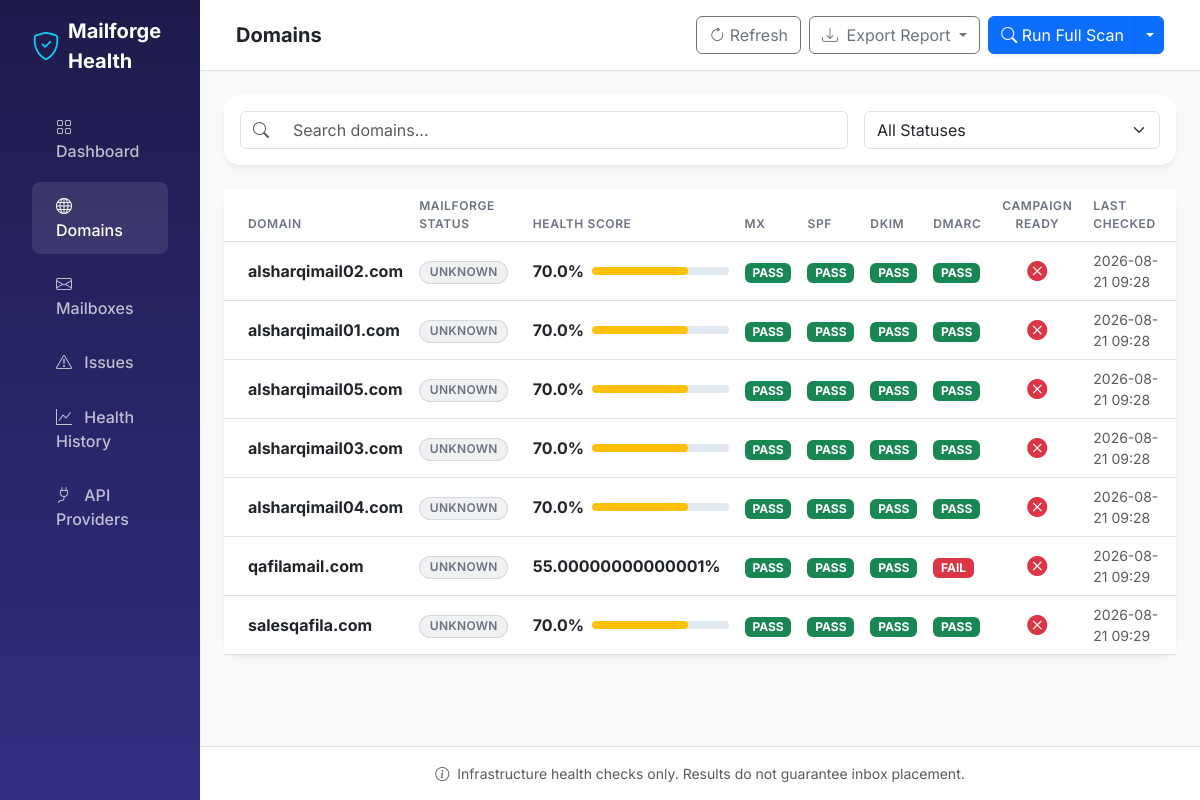
The app's page /domains/ with its own data.
### database/models.py (models this page shows)
class Domain(Base):
    __tablename__ = "domains"
    id = Column(Integer, primary_key=True, index=True)
    mailforge_id = Column(String, unique=True, index=True, nullable=True)
    name = Column(String, unique=True, index=True)
    status = Column(String)  # PASS, WARN, FAIL, UNKNOWN
    mailforge_status = Column(String)
    health_score = Column(Float, default=0.0)
    campaign_ready = Column(Boolean, default=False)
    registrar = Column(String, nullable=True)
    expiration = Column(DateTime, nullable=True)
    last_checked = Column(DateTime, default=datetime.utcnow)
    mailboxes = relationship("Mailbox", back_populates="domain")
    checks = relationship("DomainCheck", back_populates="domain")
    issues = relationship("Issue", back_populates="domain")

### routes/domains.py (the view)
@router.get("/")
def list_domains(request: Request, db: Session = Depends(get_db)):
    domains = db.query(Domain).all()
    return templates.TemplateResponse("domains.html", {
        "request": request,
        "domains": domains,
        "active_page": "domains"
    })

### templates/domains.html (shortened to what this page needs)
{% extends "base.html" %}
{% block page_title %}Domains{% endblock %}
{% block content %}
<div class="card mb-4">
    <div class="card-body">
        <div class="row g-3">
            <div class="col-md-8">
                <div class="input-group">
                    <span class="input-group-text bg-white"><i class="bi bi-search text-muted"></i></span>
                    <input type="text" class="form-control table-search border-start-0" data-target="#domainsTable" placeholder="Search domains...">
                </div>
            </div>
            <div class="col-md-4">
                <select class="form-select" id="statusFilter">
                    <option value="">All Statuses</option>
                </select>
            </div>
        </div>
    </div>
</div>
<div class="card">
    <div class="card-body p-0">
        <div class="table-responsive">
            <table class="table table-hover mb-0" id="domainsTable">
                <thead class="bg-light">
                    <tr>
                        <th class="ps-4">Domain</th>
                        <th>Mailforge Status</th>
                        <th>Health Score</th>
                        <th>MX</th>
                        <th>SPF</th>
                        <th>DKIM</th>
                        <th>DMARC</th>
                        <th class="text-center">Campaign Ready</th>
                        <th>Last Checked</th>
                    </tr>
                </thead>
                <tbody>
                    {% for d in domains %}
                    <tr>
                        <td class="ps-4">
                            <a href="/domains/{{ d.id }}" class="fw-bold text-dark">{{ d.name }}</a>
                        </td>
                        <td>
                            <span class="badge badge-pill badge-{{ d.mailforge_status|lower }}">{{ d.mailforge_status }}</span>
                        </td>
                        <td style="min-width: 140px;">
                            <div class="d-flex align-items-center">
                                <span class="me-2 fw-bold text-dark">{{ d.health_score }}%</span>
                                <div class="progress w-100">
                                    <div class="progress-bar {% if d.health_score >= 90 %}bg-success{% elif d.health_score >= 70 %}bg-warning{% else %}bg-danger{% endif %}" style="width: {{ d.health_score }}%"></div>
                                </div>
                            </div>
                        </td>
                        {% set check = d.checks[-1] if d.checks else None %}
                        {% if check %}
                            <td>
                                {% if check.mx_health == 'PASS' %}<span class="badge bg-success">PASS</span>
                                {% elif check.mx_health == 'WARN' %}<span class="badge bg-warning text-dark">WARN</span>
                                {% elif check.mx_health == 'FAIL' %}<span class="badge bg-danger">FAIL</span>
                                {% else %}<span class="badge bg-secondary">{{ check.mx_health or 'N/A' }}</span>{% endif %}
                            </td>
                            <td>
                                {% if check.spf_status == 'PASS' %}<span class="badge bg-success">PASS</span>
                                {% elif check.spf_status == 'WARN' %}<span class="badge bg-warning text-dark">WARN</span>
                                {% elif check.spf_status == 'FAIL' %}<span class="badge bg-danger">FAIL</span>
                                {% else %}<span class="badge bg-secondary">{{ check.spf_status or 'N/A' }}</span>{% endif %}
                            </td>
                            <td>
                                {% if check.dkim_status == 'PASS' %}<span class="badge bg-success">PASS</span>
                                {% elif check.dkim_status == 'WARN' %}<span class="badge bg-warning text-dark">WARN</span>
                                {% elif check.dkim_status == 'FAIL' %}<span class="badge bg-danger">FAIL</span>
                                {% elif check.dkim_status == 'UNKNOWN' %}<span class="badge bg-secondary">UNKNOWN</span>
                                {% else %}<span class="badge bg-secondary">{{ check.dkim_status or 'N/A' }}</span>{% endif %}
                            </td>
                            <td>
                                {% if check.dmarc_status == 'PASS' %}<span class="badge bg-success">PASS</span>
                                {% elif check.dmarc_status == 'WARN' %}<span class="badge bg-warning text-dark">WARN</span>
                                {% elif check.dmarc_status == 'FAIL' %}<span class="badge bg-danger">FAIL</span>
                                {% else %}<span class="badge bg-secondary">{{ check.dmarc_status or 'N/A' }}</span>{% endif %}
                            </td>
                        {% else %}
                            <td class="text-muted">-</td>
                            <td class="text-muted">-</td>
                            <td class="text-muted">-</td>
                            <td class="text-muted">-</td>
                        {% endif %}
                        <td class="text-center">
                            {% if d.campaign_ready %}
                            <i class="bi bi-check-circle-fill text-success fs-5"></i>
                            {% else %}
                            <i class="bi bi-x-circle-fill text-danger fs-5"></i>
                            {% endif %}
                        </td>
                        <td class="text-muted small">{{ d.last_checked.strftime('%Y-%m-%d %H:%M') if d.last_checked else 'Never' }}</td>
                    </tr>
                    {% endfor %}
                </tbody>
            </table>
        </div>
    </div>
</div>
{% endblock %}

### templates/base.html (shortened to what this page needs)
<!DOCTYPE html>
<html lang="en">
<head>
    <link href="https://cdn.jsdelivr.net/npm/bootstrap@5.3.2/dist/css/bootstrap.min.css" rel="stylesheet">
    <link rel="stylesheet" href="https://cdn.jsdelivr.net/npm/bootstrap-icons@1.11.1/font/bootstrap-icons.css">
    <link rel="stylesheet" href="/static/css/style.css">
</head>
<body>
    <div class="container-fluid p-0">
        <div class="row g-0">
            <div class="col-md-2 sidebar p-3 d-flex flex-column">
                <div class="d-flex align-items-center mb-4 text-white text-decoration-none px-3">
                    <i class="bi bi-shield-check fs-3 me-2 text-info"></i>
                    <span class="fs-5 fw-bold">Mailforge Health</span>
                </div>
                <ul class="nav nav-pills flex-column mb-auto">
                    <li class="nav-item">
                        <a href="/dashboard" class="nav-link {% if active_page == 'dashboard' %}active{% endif %}">
                            <i class="bi bi-grid"></i> Dashboard
                        </a>
                    </li>
                    <li class="nav-item">
                        <a href="/domains" class="nav-link {% if active_page == 'domains' %}active{% endif %}">
                            <i class="bi bi-globe"></i> Domains
                        </a>
                    </li>
                    <li class="nav-item">
                        <a href="/mailboxes" class="nav-link {% if active_page == 'mailboxes' %}active{% endif %}">
                            <i class="bi bi-envelope"></i> Mailboxes
                        </a>
                    </li>
                    <li class="nav-item">
                        <a href="/issues" class="nav-link {% if active_page == 'issues' %}active{% endif %}">
                            <i class="bi bi-exclamation-triangle"></i> Issues
                        </a>
                    </li>
                    <li class="nav-item">
                        <a href="/history" class="nav-link {% if active_page == 'history' %}active{% endif %}">
                            <i class="bi bi-graph-up"></i> Health History
                        </a>
                    </li>
                    <li class="nav-item">
                        <a href="/api-providers" class="nav-link {% if active_page == 'providers' %}active{% endif %}">
                            <i class="bi bi-plug"></i> API Providers
                        </a>
                    </li>
                </ul>
            </div>
            <div class="col-md-10 d-flex flex-column" style="min-height: 100vh;">
                <nav class="navbar navbar-expand-lg navbar-light bg-white border-bottom px-4 py-3">
                    <div class="container-fluid">
                        <span class="navbar-brand mb-0 h1 fw-bold text-dark">{% block page_title %}Dashboard{% endblock %}</span>
                        <div class="d-flex">
                            <button class="btn btn-outline-secondary me-2" onclick="window.location.reload()">
                                <i class="bi bi-arrow-clockwise"></i> Refresh
                            </button>
                            <div class="dropdown me-2">
                                <button class="btn btn-outline-secondary dropdown-toggle" type="button" data-bs-toggle="dropdown" aria-expanded="false">
                                    <i class="bi bi-download me-1"></i> Export Report
                                </button>
                            </div>
                            <div class="btn-group">
                                <button class="btn btn-primary shadow-sm" onclick="runFullScan()">
                                    <i class="bi bi-search"></i> Run Full Scan
                                </button>
                                <button type="button" class="btn btn-primary dropdown-toggle dropdown-toggle-split shadow-sm" data-bs-toggle="dropdown" aria-expanded="false">
                                </button>
                            </div>
                        </div>
                    </div>
                </nav>
                <main class="flex-grow-1 p-4 bg-light">
                    {% block content %}{% endblock %}
                </main>
                <footer class="bg-white border-top p-3 text-center text-muted small">
                    <p class="mb-0"><i class="bi bi-info-circle me-1"></i> Infrastructure health checks only. Results do not guarantee inbox placement.</p>
                </footer>
            </div>
        </div>
    </div>
</body>
</html>

### static/css/style.css (style rules this page uses)
:root { --primary: #4f46e5; --success: #10b981; --warning: #f59e0b; --danger: #ef4444; --info: #3b82f6; --dark: #111827; --light: #f3f4f6; --gray: #6b7280; --sidebar-bg-start: #1e1b4b; --sidebar-bg-end: #312e81; }
body { font-family: 'Inter', sans-serif; background-color: #f8fafc; color: #334155; overflow-x: hidden; }
.sidebar { background: linear-gradient(180deg, var(--sidebar-bg-start) 0%, var(--sidebar-bg-end) 100%); min-height: 100vh; box-shadow: 4px 0 10px rgba(0, 0, 0, 0.1); color: white; }
.sidebar .nav-link { color: rgba(255, 255, 255, 0.7); font-weight: 500; padding: 0.75rem 1.5rem; transition: all 0.2s ease; border-radius: 0.5rem; margin: 0.2rem 1rem; }
.sidebar .nav-link:hover, .sidebar .nav-link.active { color: white; background: rgba(255, 255, 255, 0.1); }
.sidebar .nav-link i { margin-right: 0.5rem; }
.card { border: none; border-radius: 1rem; box-shadow: 0 4px 6px -1px rgba(0, 0, 0, 0.05), 0 2px 4px -1px rgba(0, 0, 0, 0.03); transition: transform 0.2s ease, box-shadow 0.2s ease; margin-bottom: 1.5rem; }
.badge-pill { padding: 0.35em 0.8em; border-radius: 50rem; font-weight: 600; letter-spacing: 0.025em; font-size: 0.75rem; text-transform: uppercase; }
.badge-unknown, .badge-missing { background-color: rgba(107, 114, 128, 0.1); color: var(--gray); border: 1px solid rgba(107, 114, 128, 0.2); }
.progress { height: 0.5rem; border-radius: 1rem; background-color: #e2e8f0; overflow: hidden; }
.progress-bar { border-radius: 1rem; transition: width 1s ease-in-out; }
.table { vertical-align: middle; }
.table th { font-weight: 600; color: var(--gray); text-transform: uppercase; font-size: 0.75rem; letter-spacing: 0.05em; border-top: none; }
.table tbody tr { transition: background-color 0.2s; }
.table a { text-decoration: none; color: inherit; }

### records on screen
Domain: name "alsharqimail02.com", mailforge_status "UNKNOWN", health_score "70.0", shows "PASS", campaign_ready False (drawn), last_checked "2026-08-21 09:28"
Domain: name "alsharqimail01.com", mailforge_status "UNKNOWN", health_score "70.0", shows "PASS", campaign_ready False (drawn), last_checked "2026-08-21 09:28"
Domain: name "alsharqimail05.com", mailforge_status "UNKNOWN", health_score "70.0", shows "PASS", campaign_ready False (drawn), last_checked "2026-08-21 09:28"
Domain: name "alsharqimail03.com", mailforge_status "UNKNOWN", health_score "70.0", shows "PASS", campaign_ready False (drawn), last_checked "2026-08-21 09:28"
Domain: name "alsharqimail04.com", mailforge_status "UNKNOWN", health_score "70.0", shows "PASS", campaign_ready False (drawn), last_checked "2026-08-21 09:28"
Domain: name "qafilamail.com", mailforge_status "UNKNOWN", health_score "55.00000000000001", shows "FAIL", campaign_ready False (drawn), last_checked "2026-08-21 09:29"
Domain: name "salesqafila.com", mailforge_status "UNKNOWN", health_score "70.0", shows "PASS", campaign_ready False (drawn), last_checked "2026-08-21 09:29"
